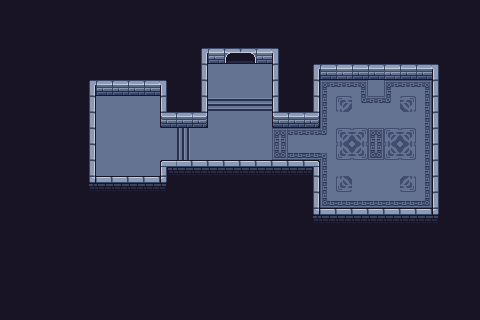

A 2D game scene composited from a Tiled map and its tileset images. What follows is a short description and the map's XML, with every tile layer's data as written:
An orthogonal 30x20 tile map with 16x16 px tiles, 2 tile layers (Floor & Walls, F&W Decor) and 16 objects (10x Wall, Door, SpawnPoint, TotemTrigger, Totem, ...).

<map version="1.10" tiledversion="1.11.2" orientation="orthogonal" renderorder="right-down" width="30" height="20" tilewidth="16" tileheight="16" infinite="0" nextlayerid="5" nextobjectid="24">
 <tileset firstgid="1" source="../Tilemaps/AllTile.tsx" />
 <objectgroup id="4" name="Collision">
  <object id="5" type="Wall" x="200.675" y="36.2264" width="77.6961" height="11.9166" />
  <object id="6" type="Wall" x="161.112" y="49.0963" width="46.2363" height="62.9196" />
  <object id="7" type="Wall" x="89.6127" y="75.7895" width="75.7895" height="4.76663" />
  <object id="8" type="Wall" x="83.4161" y="81.0328" width="10.9633" height="102.006" />
  <object id="9" type="Wall" x="89.6127" y="176.365" width="76.7428" height="16.6832" />
  <object id="10" type="Wall" x="161.112" y="161.112" width="157.299" height="62.9196" />
  <object id="12" type="Wall" x="314.121" y="208.302" width="123.932" height="14.2999" />
  <object id="13" type="Wall" x="431.857" y="63.8729" width="7.14995" height="150.149" />
  <object id="14" type="Wall" x="313.168" y="57.6763" width="119.643" height="7.62661" />
  <object id="15" x="273.605" y="32.4131" width="44.8064" height="78.6495" />
  <object id="22" type="Wall" x="368" y="64" width="16" height="16" />
 </objectgroup>
 <layer id="1" name="Floor &amp; Walls" width="30" height="20">
  <data encoding="csv">
1645,1645,1645,1645,1645,1645,1645,1645,1645,1645,1645,1645,1645,1645,1645,1645,1645,1645,1645,1645,1645,1645,1645,1645,1645,1645,1645,1645,1645,1645,
1645,1645,1645,1645,1645,1645,1645,1645,1645,1645,1645,1645,1645,1645,1645,1645,1645,1645,1645,1645,1645,1645,1645,1645,1645,1645,1645,1645,1645,1645,
1645,1645,1645,1645,1645,1645,1645,1645,1645,1645,1645,1645,1645,1645,1645,1645,1645,1645,1645,1645,1645,1645,1645,1645,1645,1645,1645,1645,1645,1645,
1645,1645,1645,1645,1645,1645,1645,1645,1645,1645,1645,1645,1652,4140,1654,1655,4140,1876,1645,1645,1645,1645,1645,1645,1645,1645,1645,1645,1645,1645,
1645,1645,1645,1645,1645,1645,1645,1645,1645,1645,1645,1645,1765,4657,4657,4657,4657,1989,1645,1652,2103,4140,2103,2103,4140,2103,2103,1876,1645,1645,
1645,1645,1645,1645,1645,1871,2103,1873,2103,2103,1876,1645,1765,4657,4657,4657,4657,1989,1645,1991,1895,1905,5050,5162,5048,1899,1910,1989,1645,1645,
1645,1645,1645,1645,1645,1984,4657,4657,4657,4657,1989,1645,1765,4151,4151,4151,4151,1989,1645,1991,2008,2124,5277,5049,5278,2124,2023,1989,1645,1645,
1645,1645,1645,1645,1645,1984,4657,4657,4657,4657,2102,2103,2104,4657,4657,4657,4657,2102,2103,2104,2008,2124,2011,2011,2011,2124,2023,1989,1645,1645,
1645,1645,1645,1645,1645,1984,4657,4657,4657,4657,4657,4037,4657,4657,4657,4657,4657,4822,5049,5049,5278,2241,2242,2124,2241,2242,2023,1989,1645,1645,
1645,1645,1645,1645,1645,1984,4657,4657,4657,4657,4657,4037,4657,4657,4657,4657,4657,4935,5275,5275,5165,2354,2355,2124,2354,2355,2023,1989,1645,1645,
1645,1645,1645,1645,1645,1984,4657,4657,4657,4657,2441,2442,2443,4248,2214,2558,2558,2441,2442,2443,2008,2124,2124,2124,2124,2124,2023,1989,1645,1645,
1645,1645,1645,1645,1645,2662,2663,2663,2663,2663,2667,1645,2556,2437,2558,2558,2558,2147486204,1645,2549,2008,2124,2124,2124,2124,2124,2023,1989,1645,1645,
1645,1645,1645,1645,1645,1761,1761,1761,1645,1645,1761,1645,2556,2670,2671,2671,2671,2147486204,1645,2549,2573,2574,2574,2574,2574,2582,2588,1989,1645,1645,
1645,1645,1645,1645,1645,1761,1645,1761,1761,1761,1761,1645,2556,2783,2784,2784,2784,2147486204,1645,2662,2442,2442,2442,2442,2442,2442,2442,2667,1645,1645,
1645,1645,1645,1645,1645,1761,1761,1761,1761,1761,1761,1761,1761,1761,1645,1645,1645,1645,1645,1645,1650,1650,1650,1650,1650,1650,1650,1645,1645,1645,
1645,1645,1645,1645,1645,1645,1645,1645,1645,1645,1645,1645,1645,1645,1645,1645,1645,1645,1645,1645,1645,1645,1645,1645,1645,1645,1645,1645,1645,1645,
1645,1645,1645,1645,1645,1645,1645,1645,1645,1645,1645,1645,1645,1645,1645,1645,1645,1645,1645,1645,1645,1645,1645,1645,1645,1645,1645,1645,1645,1645,
1645,1645,1645,1645,1645,1645,1645,1645,1645,1645,1645,1645,1645,1645,1645,1645,1645,1645,1645,1645,1645,1645,1645,1645,1645,1645,1645,1645,1645,1645,
1645,1645,1645,1645,1645,1645,1645,1645,1645,1645,1645,1645,1645,1645,1645,1645,1645,1645,1645,1645,1645,1645,1645,1645,1645,1645,1645,1645,1645,1645,
1645,1645,1645,1645,1645,1645,1645,1645,1645,1645,1645,1645,1645,1645,1645,1645,1645,1645,1645,1645,1645,1645,1645,1645,1645,1645,1645,1645,1645,1645
</data>
 </layer>
 <layer id="2" name="F&amp;W Decor" width="30" height="20">
  <data encoding="csv">
0,0,0,0,0,0,0,0,0,0,0,0,0,0,0,0,0,0,0,0,0,0,0,0,0,0,0,0,0,0,
0,0,0,0,0,0,0,0,0,0,0,0,0,0,0,0,0,0,0,0,0,0,0,0,0,0,0,0,0,0,
0,0,0,0,0,0,0,0,0,0,0,0,0,0,0,0,0,0,0,0,0,0,0,0,0,0,0,0,0,0,
0,0,0,0,0,0,0,0,0,0,0,0,0,0,0,0,0,0,0,0,0,0,0,0,0,0,0,0,0,0,
0,0,0,0,0,0,0,0,0,0,0,0,0,0,0,0,0,0,0,0,0,0,0,0,0,0,0,0,0,0,
0,0,0,0,0,0,0,1743,0,0,0,0,0,0,0,0,0,0,0,0,0,0,0,0,0,0,0,0,0,0,
0,0,0,0,0,0,0,0,0,0,0,0,0,0,0,0,0,0,0,0,0,5158,0,0,0,5159,0,0,0,0,
0,0,0,0,0,0,0,0,0,0,0,0,0,0,0,0,0,0,0,0,0,0,0,0,0,0,0,0,0,0,
0,0,0,0,0,0,0,0,0,0,0,0,0,0,0,0,0,0,0,0,0,0,0,4822,0,0,0,0,0,0,
0,0,0,0,0,0,0,0,0,0,0,0,0,0,0,0,0,0,0,0,0,0,0,4935,0,0,0,0,0,0,
0,0,0,0,0,0,0,0,0,0,0,0,2664,2664,2664,2664,2664,2664,0,0,0,0,0,0,0,0,0,0,0,0,
0,0,0,0,0,0,0,0,0,0,0,0,2763,2763,2763,2763,2763,2763,0,0,0,5271,0,0,0,5272,0,0,0,0,
0,0,0,0,0,0,0,0,0,0,0,0,2763,2763,2763,2763,2763,2763,0,0,0,0,0,0,0,0,0,0,0,0,
0,0,0,0,0,0,0,0,0,0,0,0,2763,2763,2763,2763,2763,2763,0,0,0,0,0,0,0,0,0,0,0,0,
0,0,0,0,0,0,0,0,0,0,0,0,0,0,0,0,0,0,0,0,0,0,0,0,0,0,0,0,0,0,
0,0,0,0,0,0,0,0,0,0,0,0,0,0,0,0,0,0,0,0,0,0,0,0,0,0,0,0,0,0,
0,0,0,0,0,0,0,0,0,0,0,0,0,0,0,0,0,0,0,0,0,0,0,0,0,0,0,0,0,0,
0,0,0,0,0,0,0,0,0,0,0,0,0,0,0,0,0,0,0,0,0,0,0,0,0,0,0,0,0,0,
0,0,0,0,0,0,0,0,0,0,0,0,0,0,0,0,0,0,0,0,0,0,0,0,0,0,0,0,0,0,
0,0,0,0,0,0,0,0,0,0,0,0,0,0,0,0,0,0,0,0,0,0,0,0,0,0,0,0,0,0
</data>
 </layer>
 <objectgroup id="3" name="Objects">
  <object id="1" name="DashGauntlet" type="Door" x="224.985" y="48.6197" width="30.9831" height="4.28997" />
  <object id="2" name="FromDashGauntlet" type="SpawnPoint" x="240.238" y="85.7994">
   <point />
  </object>
  <object id="16" type="TotemTrigger" x="316.981" y="125.839" width="2.85998" height="36.7031" />
  <object id="20" name="Dash" type="Totem" x="368" y="64" width="16" height="16" />
  <object id="23" name="Chest" type="Chest" x="127.746" y="101.529">
   <properties>
    <property name="Coin" type="int" value="3" />
    <property name="Potion" value="Red" />
   </properties>
   <point />
  </object>
 </objectgroup>
</map>
